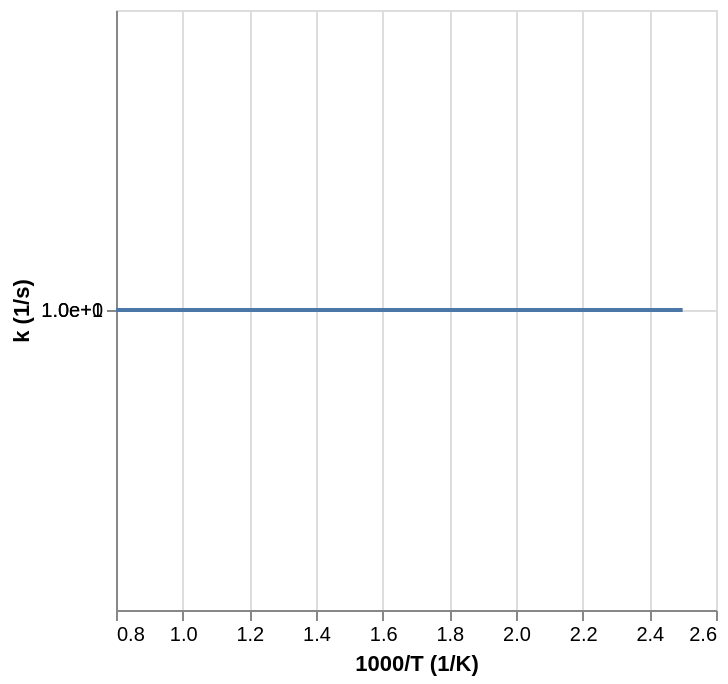

The notebook cell saved with this chart:
### Code cell
import automech
from mechdriver.subtasks import display, fs

chan = "2: 5"

# TRANSITION STATE
#   - Read in expanded mechanism
mech_path = util.p_.mechanism(tag, ext="json", path=util.p_.data(root_path))
mech = automech.io.read(mech_path)

#   - Display the reaction
automech.display_reactions(mech, chans=[chan])

### Figure 1 — Vega-Lite specification as saved in the notebook (floating-point values rounded to 4 significant figures; data arrays with more than 128 entries replaced by an {"elided": "..."} marker saying what was removed)
{"config": {"view": {"continuousWidth": 300, "continuousHeight": 300}}, "data": {"name": "data-d1d89c279e4160c772cbbf70fe966f4a"}, "mark": {"type": "line"}, "encoding": {"x": {"field": "x", "title": "1000/T (1/K)", "type": "quantitative"}, "y": {"axis": {"format": ".1e", "values": [1, 10]}, "field": "value", "scale": {"type": "log"}, "title": "k (1/s)", "type": "quantitative"}}, "transform": [{"fold": ["This work"]}], "$schema": "https://vega.github.io/schema/vega-lite/v5.20.1.json", "datasets": {"data-d1d89c279e4160c772cbbf70fe966f4a": {"elided": "500 records"}}}
